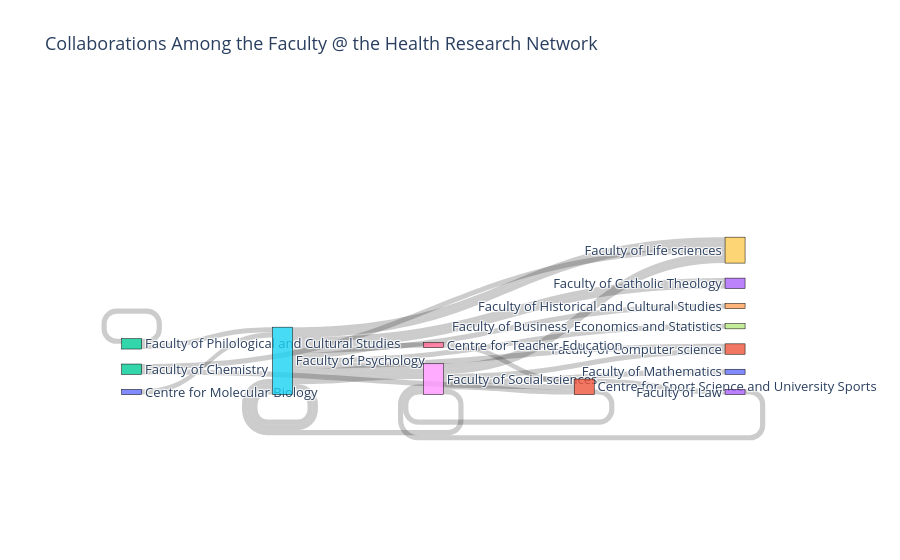

Notebook source saved alongside this figure:
### Code cell
# Prepare data for Sankey diagram
faculty = df['faculty'].dropna().tolist()
collab_fac1 = df['collab_fac1'].dropna().tolist()
# collab_fac2 = df['collab_fac2'].dropna().tolist()

# Combine all nodes
all_nodes = list(set(faculty + collab_fac1))

# Create a mapping from node name to index
node_indices = {node: idx for idx, node in enumerate(all_nodes)}

# Create source and target indices for Sankey diagram
sources = [node_indices[fac] for fac in faculty if fac in node_indices]
targets1 = [node_indices[collab] for collab in collab_fac1 if collab in node_indices]
# targets2 = [node_indices[collab] for collab in collab_fac2 if collab in node_indices]

# Combine sources and targets
sources_combined = sources + sources
targets_combined = targets1

# Create the Sankey diagram
fig = go.Figure(data=[go.Sankey(
    node=dict(
        pad=15,
        thickness=20,
        line=dict(color="black", width=0.5),
        label=all_nodes
    ),
    link=dict(
        source=sources_combined,
        target=targets_combined,
        value=[1] * len(targets_combined)  # set all values to 1 for simplicity
    )
)])

fig.update_layout(title_text="Collaborations Among the Faculty @ the Health Research Network", font_size=13)
fig.show()

### Figure 1 — Plotly figure (JSON) as saved in the notebook; plotly's stock layout.template omitted (floating-point values rounded to 4 significant figures)
{"data": [{"link": {"source": [5, 5, 5, 5, 8, 11, 8, 5, 5, 5, 5, 2, 12, 2, 8, 5, 11, 12, 8, 0, 5, 13, 8, 8, 5, 6, 5, 5, 12, 8, 8, 8, 9, 11, 8, 2, 8, 9, 2, 4, 9, 11, 2, 9, 4, 8, 8, 9, 8, 7, 9, 5, 8, 8, 5, 5, 5, 5, 5, 8, 11, 8, 5, 5, 5, 5, 2, 12, 2, 8, 5, 11, 12, 8, 0, 5, 13, 8, 8, 5, 6, 5, 5, 12, 8, 8, 8, 9, 11, 8, 2, 8, 9, 2, 4, 9, 11, 2, 9, 4, 8, 8, 9, 8, 7, 9, 5, 8, 8, 5], "target": [1, 8, 9, 6, 9, 13, 11, 8, 5, 9, 8, 5, 9, 2, 9, 3, 8, 11, 1, 5, 5, 8, 5, 10, 3, 11, 4, 7], "value": [1, 1, 1, 1, 1, 1, 1, 1, 1, 1, 1, 1, 1, 1, 1, 1, 1, 1, 1, 1, 1, 1, 1, 1, 1, 1, 1, 1]}, "node": {"label": ["Centre for Molecular Biology", "Faculty of Computer science", "Faculty of Philological and Cultural Studies", "Faculty of Catholic Theology", "Faculty of Historical and Cultural Studies", "Faculty of Psychology", "Centre for Teacher Education", "Faculty of Business, Economics and Statistics", "Faculty of Social sciences", "Faculty of Life sciences", "Faculty of Mathematics", "Centre for Sport Science and University Sports", "Faculty of Chemistry", "Faculty of Law"], "line": {"color": "black", "width": 0.5}, "pad": 15, "thickness": 20}, "type": "sankey"}], "layout": {"font": {"size": 13}, "title": {"text": "Collaborations Among the Faculty @ the Health Research Network"}}}
